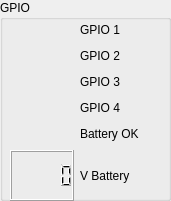
   <widget class="QGroupBox" name="groupBox_8">
    <property name="geometry">
     <rect>
      <x>10</x>
      <y>240</y>
      <width>171</width>
      <height>201</height>
     </rect>
    </property>
    <property name="title">
     <string>GPIO</string>
    </property>
    <widget class="QWidget" name="gridLayoutWidget_8">
     <property name="geometry">
      <rect>
       <x>10</x>
       <y>20</y>
       <width>151</width>
       <height>181</height>
      </rect>
     </property>
     <layout class="QGridLayout" name="gridLayout_8">
      <item row="2" column="0">
       <widget class="QLabel" name="connected_12">
        <property name="minimumSize">
         <size>
          <width>20</width>
          <height>20</height>
         </size>
        </property>
        <property name="maximumSize">
         <size>
          <width>20</width>
          <height>20</height>
         </size>
        </property>
        <property name="text">
         <string/>
        </property>
        <property name="pixmap">
         <pixmap resource="FireTamer.qrc">:/images/ledoff.png</pixmap>
        </property>
        <property name="scaledContents">
         <bool>true</bool>
        </property>
       </widget>
      </item>
      <item row="5" column="0">
       <widget class="QLCDNumber" name="batteryVoltageLCD"/>
      </item>
      <item row="1" column="1">
       <widget class="QLabel" name="label_21">
        <property name="text">
         <string>GPIO 2</string>
        </property>
       </widget>
      </item>
      <item row="2" column="1">
       <widget class="QLabel" name="label_22">
        <property name="text">
         <string>GPIO 3</string>
        </property>
       </widget>
      </item>
      <item row="3" column="1">
       <widget class="QLabel" name="label_23">
        <property name="text">
         <string>GPIO 4</string>
        </property>
       </widget>
      </item>
      <item row="0" column="0">
       <widget class="QLabel" name="connected_10">
        <property name="minimumSize">
         <size>
          <width>20</width>
          <height>20</height>
         </size>
        </property>
        <property name="maximumSize">
         <size>
          <width>20</width>
          <height>20</height>
         </size>
        </property>
        <property name="text">
         <string/>
        </property>
        <property name="pixmap">
         <pixmap resource="FireTamer.qrc">:/images/ledoff.png</pixmap>
        </property>
        <property name="scaledContents">
         <bool>true</bool>
        </property>
       </widget>
      </item>
      <item row="0" column="1">
       <widget class="QLabel" name="label_20">
        <property name="text">
         <string>GPIO 1</string>
        </property>
       </widget>
      </item>
      <item row="1" column="0">
       <widget class="QLabel" name="connected_11">
        <property name="minimumSize">
         <size>
          <width>20</width>
          <height>20</height>
         </size>
        </property>
        <property name="maximumSize">
         <size>
          <width>20</width>
          <height>20</height>
         </size>
        </property>
        <property name="text">
         <string/>
        </property>
        <property name="pixmap">
         <pixmap resource="FireTamer.qrc">:/images/ledoff.png</pixmap>
        </property>
        <property name="scaledContents">
         <bool>true</bool>
        </property>
       </widget>
      </item>
      <item row="3" column="0">
       <widget class="QLabel" name="connected_13">
        <property name="minimumSize">
         <size>
          <width>20</width>
          <height>20</height>
         </size>
        </property>
        <property name="maximumSize">
         <size>
          <width>20</width>
          <height>20</height>
         </size>
        </property>
        <property name="text">
         <string/>
        </property>
        <property name="pixmap">
         <pixmap resource="FireTamer.qrc">:/images/ledoff.png</pixmap>
        </property>
        <property name="scaledContents">
         <bool>true</bool>
        </property>
       </widget>
      </item>
      <item row="5" column="1">
       <widget class="QLabel" name="label_7">
        <property name="minimumSize">
         <size>
          <width>20</width>
          <height>20</height>
         </size>
        </property>
        <property name="text">
         <string>V Battery</string>
        </property>
       </widget>
      </item>
      <item row="4" column="0">
       <widget class="QLabel" name="batteryOkLED">
        <property name="minimumSize">
         <size>
          <width>20</width>
          <height>20</height>
         </size>
        </property>
        <property name="maximumSize">
         <size>
          <width>20</width>
          <height>20</height>
         </size>
        </property>
        <property name="text">
         <string/>
        </property>
        <property name="pixmap">
         <pixmap resource="FireTamer.qrc">:/images/ledoff.png</pixmap>
        </property>
        <property name="scaledContents">
         <bool>true</bool>
        </property>
       </widget>
      </item>
      <item row="4" column="1">
       <widget class="QLabel" name="label_3">
        <property name="maximumSize">
         <size>
          <width>100</width>
          <height>16777215</height>
         </size>
        </property>
        <property name="text">
         <string>Battery OK</string>
        </property>
       </widget>
      </item>
     </layout>
    </widget>
   </widget>
